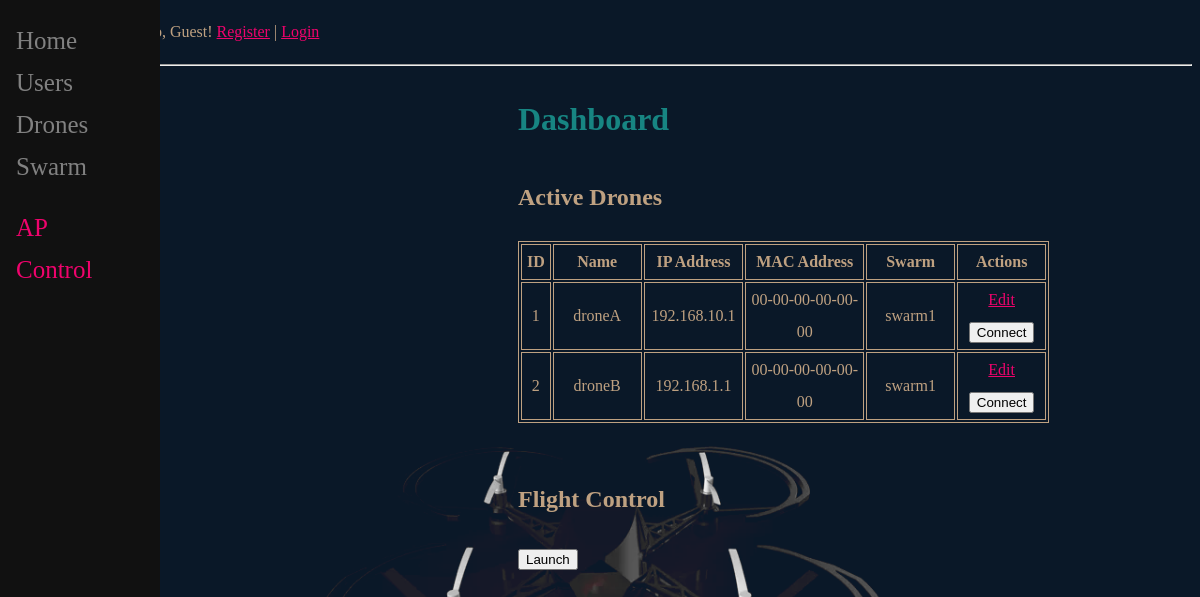
/control, run on the app's committed database.
### main/models.py (models this page shows)
class Drone(models.Model):
    user_id=models.ForeignKey(CustomUser,null=True, on_delete=models.SET_NULL)
    droneName=models.fields.CharField(max_length=32,unique=True)
    MAC_Address=models.CharField(max_length=17, default="00-00-00-00-00-00")
    IPAddress=models.GenericIPAddressField(max_length=64, default="192.168.1.1")
    createdAt=models.DateTimeField("datePublished", default=timezone.now)
    swarm_id=models.ForeignKey(Swarm,null=True, blank=True, on_delete=models.SET_NULL)
    UpdatedBy=models.CharField(max_length=32, default="User")
    def __str__(self):
        return self.droneName or ''

class Swarm(models.Model):
    swarmName=models.fields.CharField(max_length=32,unique=True)
    user_id = models.ForeignKey(CustomUser, null=True, on_delete=models.SET_NULL)
    createdAt=models.DateTimeField("datePublished", default=timezone.now)
    UpdatedAt=models.DateTimeField("dateUpdated", auto_now=True)
    UpdatedBy=models.CharField(max_length=32, default="User")
    def __str__(self):
        return self.swarmName or ''

### main/views.py (the view)
# urls.py: path('control', control, name="control"),
def control(request):
    telemetry_data = []
    all_drones = Drone.objects.all()
    print(all_drones)
    return render(request, "main/control.html",{'drones': all_drones})

### templates/main/control.html (shortened to what this page needs)
{% extends 'main/base.html' %}
{% block content %}
<h1>Dashboard</h1>
<body>
    <h2>Active Drones</h2>
    <table  style="width:80%; border: 1px solid; ">
        <thead>
            <tr style="border: 1px solid; text-align: center;">
                <th style=" min-height: 1px; width:5%; border: 1px solid; ">ID</th>
                <th style=" min-height: 1px; width:15%; border: 1px solid; ">Name</th>
                <th style=" min-height: 1px; width:15%; border: 1px solid;">IP Address</th>
                <th style=" min-height: 1px; width:20%; border: 1px solid;">MAC Address</th>
                <th style=" min-height: 1px; width:15%; border: 1px solid;">Swarm</th>
                <th style=" min-height: 1px; width:10%; border: 1px solid;">Actions</th>
            </tr>
        </thead>
        <tbody>
        {% for drone in drones %}
             <tr style="border: 1px solid; text-align: center;">
                <td style=" min-height: 1px; width:5%; border: 1px solid; text-align: center">{{ drone.id }}</td>
                <td style=" min-height: 1px; width:15%; border: 1px solid; text-align: center; ">{{ drone.droneName }}</td>
                <td style=" min-height: 1px; width:15%; border: 1px solid; text-align: center; ">{{ drone.IPAddress }}</td>
                <td style=" min-height: 1px; width:20%; border: 1px solid; text-align: center; ">{{ drone.MAC_Address }}</td>
                <td style=" min-height: 1px; width:15%; border: 1px solid; text-align: center; ">{{ drone.swarm_id }}</td>
                <td style=" min-height: 1px; width:15%; border: 1px solid; text-align: center; ">
                    <a  style=" min-height: 1px; width:10%" href="/drone_edit/{{ drone.id }}"><span>Edit</span></a>
                    <form action="{% url 'connect' %}" method="post">
                        <button type="submit">Connect</button>
                    </form>
                </td>
             </tr>
        {% endfor %}
        </tbody>
    </table>
    <br>
    <h2>Flight Control</h2>
        <form action="{% url 'launch' %}" method="post">
            <button type="submit">Launch</button>
        </form>
</body>
{% endblock %}

### templates/main/base.html (style rules this page uses)
body { background-color: #0A1828; color: #BFA181; background-image: url('static/drone3.png'); background-attachment:fixed; background-position:center bottom; background-size: 50%; background-repeat: no-repeat; line-height: 2.0; ) }
a { color: #EF036C; }
h1 { color: #178582; }

### data on the page
Drone: id "1", droneName "droneA", IPAddress "192.168.10.1", MAC_Address "00-00-00-00-00-00", swarm_id "swarm1"
Drone: id "2", droneName "droneB", IPAddress "192.168.1.1", MAC_Address "00-00-00-00-00-00", swarm_id "swarm1"

### other printed values
{{ user.username|default:'Guest' }} "Guest"
